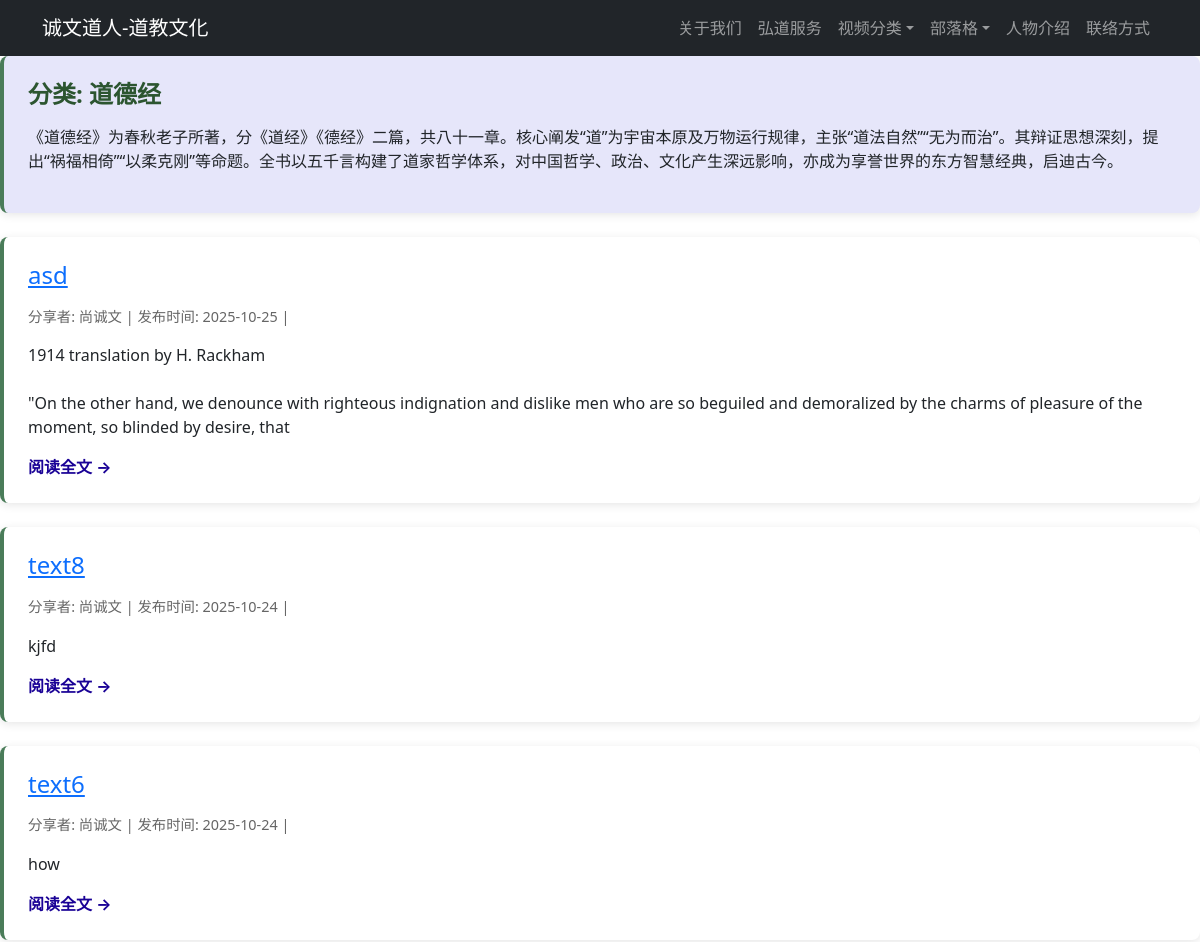
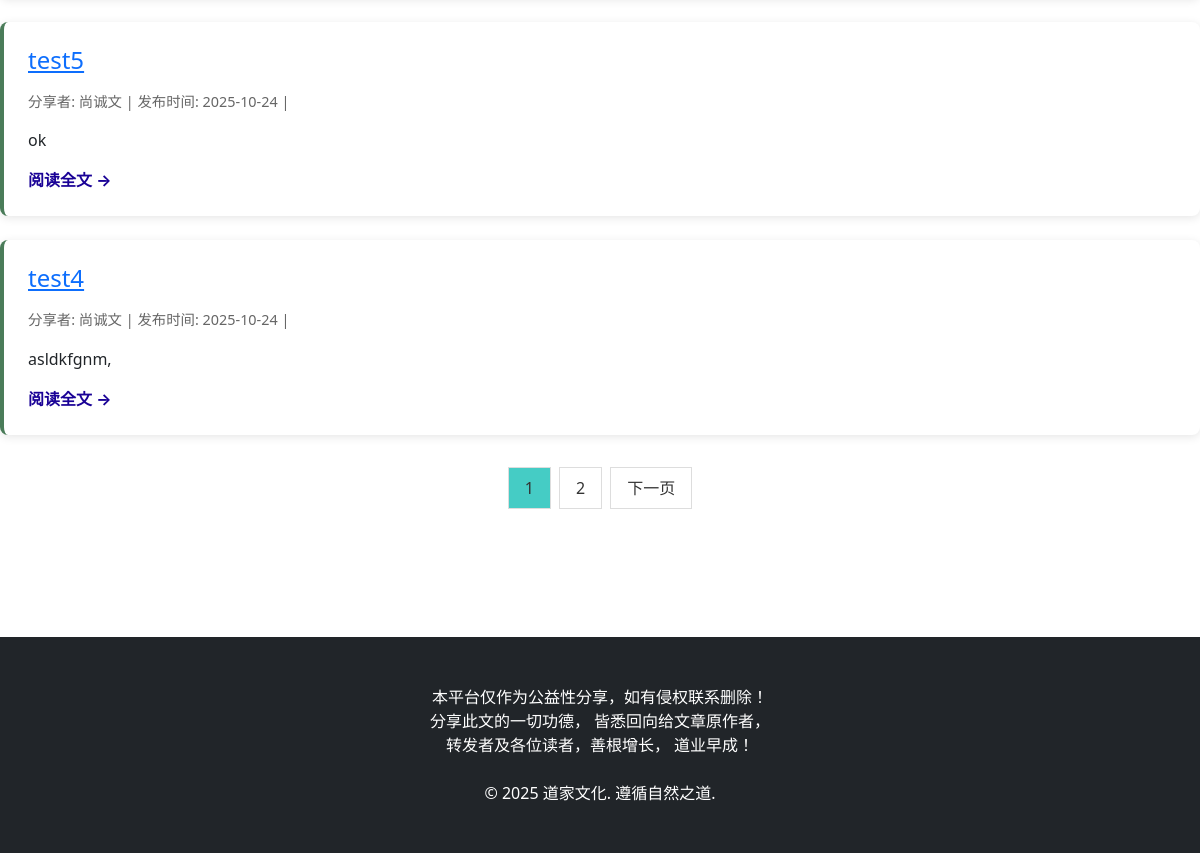
Page /category/道德经/ on the committed database (2 pictures, top to bottom).
### Taoism_site/models.py (models this page shows, shortened)
class Blog_Category(models.Model):
	name = models.CharField(max_length=100)
	description = models.TextField(blank=True)
	created_at = models.DateTimeField(default=datetime.datetime.now)
	class Meta:
		verbose_name_plural = 'Blog_Categories'

class Post(models.Model):
	title = models.CharField(max_length=200)
	content = models.TextField()
	excerpt = models.TextField(max_length=300, blank=True)
	author = models.ForeignKey(User, on_delete=models.CASCADE)
	category = models.ForeignKey(Blog_Category, on_delete=models.CASCADE)
	created_at = models.DateTimeField(default=datetime.datetime.now)
	updated_at = models.DateTimeField(default=datetime.datetime.now)
	is_published = models.BooleanField(default=True)
	views = models.PositiveIntegerField(default=0)
	class Meta:
		ordering = ['-created_at']

### Taoism_site/views.py (the view)
# urls.py: path('category/<str:category_name>/', views.category_posts, name='category_posts'),
def category_posts(request, category_name):
	category = get_object_or_404(Blog_Category, name=category_name)
	post_list = Post.objects.filter(category=category, is_published=True)
	paginator = Paginator(post_list, 5)
	page_number = request.GET.get('page')
	page_obj = paginator.get_page(page_number)
	context = {
		'category': category,
		'page_obj': page_obj,
		'blog_categories': Blog_Category.objects.all(),
		'tk_categories' : TK_Category.objects.all(),
		'recent_posts': Post.objects.filter(is_published=True)[:5],
	}
	return render(request, 'blogcategory.html', context)

### Taoism_site/templates/blogcategory.html (shortened to what this page needs)
{% extends 'base.html' %}
{% load static %}
{% block content %}
<div>
    <div class="post-card" style="background-color:#E6E6FA;">
        <h1 class="post-title"><strong>分类: {{ category.name }}</strong></h1>
        {% if category.description %}
        <div class="post-excerpt">
            {{ category.description }}
        </div>
        {% endif %}
    </div>
    {% for post in page_obj %}
    <article class="post-card">
        <h2 class="post-title">
            <a href="{% url 'post_detail' post.pk %}">{{ post.title }}</a>
        </h2>
        <div class="post-meta">
            <span>分享者: {{ post.author.last_name }}{{post.author.first_name}}</span> |
            <span>发布时间: {{ post.created_at|date:"Y-m-d" }}</span> |
        </div>
        <div class="post-excerpt">
            {% if post.excerpt %}
                {{ post.excerpt|safe }}
            {% else %}
                {{ post.content|striptags|truncatewords:50|safe }}
            {% endif %}
        </div>
        <a href="{% url 'post_detail' post.pk %}" class="read-more">阅读全文 →</a>
    </article>
    {% empty %}
    <div class="post-card">
        <p>该分类下暂无文章</p>
    </div>
    {% endfor %}
</div>
{% if page_obj.has_other_pages %}
<nav>
    <ul class="pagination">
        {% for num in page_obj.paginator.page_range %}
            {% if page_obj.number == num %}
            <li class="current"><span>{{ num }}</span></li>
            {% else %}
            <li><a href="?page={{ num }}">{{ num }}</a></li>
            {% endif %}
        {% endfor %}
        {% if page_obj.has_next %}
        <li><a href="?page={{ page_obj.next_page_number }}">下一页</a></li>
        {% endif %}
    </ul>
</nav>
{% endif %}
{% endblock %}

### rows in the picture
Blog_Category: name "道德经", description "《道德经》为春秋老子所著，分《道经》《德经》二篇，共八十一章。核心阐发“道”为宇宙本原及万物运行规律，主张“道法自然”“无为而治”。其辩证思想深刻，提出“祸福相倚”“以柔克刚”等命题。全书以五千言构建了道家哲学体系，对中国哲学、政治、文化产生深远影响，亦成为享誉世界的东方智慧经典，启迪古今。"
Post: title "asd", author.last_name "尚", author.first_name "诚文", created_at "2025-10-25", excerpt "1914 translation by H. Rackham \"On the other hand, we denounce with righteous indignation and dislike men who are so beguiled and demoralized by the charms of pleasure of the moment, so blinded by desire, that"
Post: title "text8", author.last_name "尚", author.first_name "诚文", created_at "2025-10-24", content "kjfd"
Post: title "text6", author.last_name "尚", author.first_name "诚文", created_at "2025-10-24", excerpt "how"
Post: title "test5", author.last_name "尚", author.first_name "诚文", created_at "2025-10-24", excerpt "ok"
Post: title "test4", author.last_name "尚", author.first_name "诚文", created_at "2025-10-24", excerpt "asldkfgnm,"

### other values in the picture
{{ num }} "1"
{{ num }} "2"
